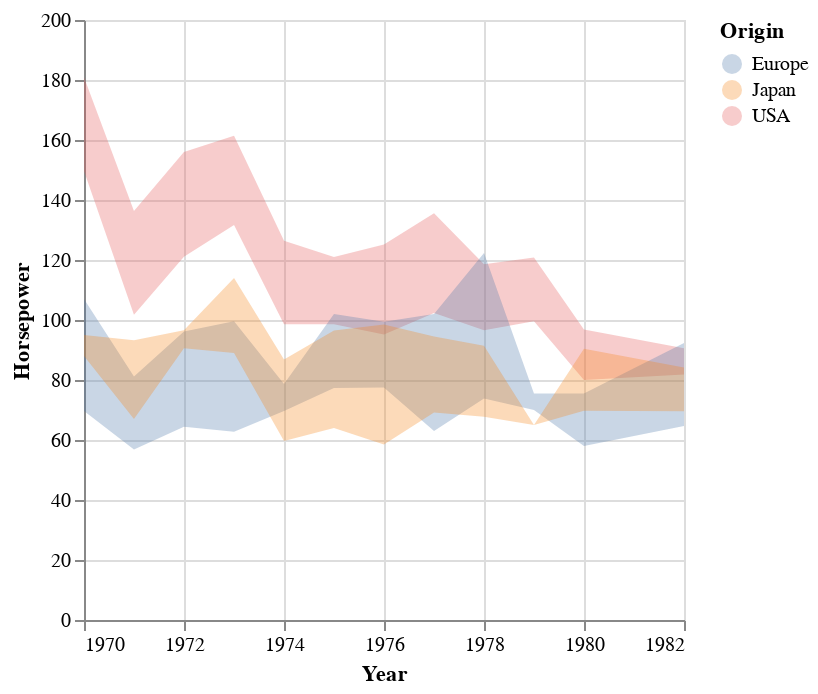

The notebook cell this image was saved under:
### Code cell
points.mark_errorband(extent='ci')

### Figure 1 — Vega specification as saved in the notebook (floating-point values rounded to 4 significant figures; data arrays with more than 128 entries replaced by an {"elided": "..."} marker saying what was removed)
{"$schema": "https://vega.github.io/schema/vega/v5.json", "data": [{"name": "_server_source_0", "values": {"elided": "406 records"}, "transform": [{"type": "formula", "expr": "toDate(datum['Year'])", "as": "Year"}]}, {"name": "source_0", "source": "_server_source_0", "transform": [{"type": "aggregate", "groupby": ["Origin", "Year"], "fields": ["Horsepower", "Horsepower", "Horsepower"], "ops": ["ci0", "ci1", "mean"], "as": ["lower_Horsepower", "upper_Horsepower", "center_Horsepower"]}]}, {"name": "source_0_color_domain_Origin", "source": "source_0", "transform": [{"type": "aggregate", "groupby": ["Origin"], "fields": [], "ops": [], "as": []}, {"type": "formula", "expr": "datum['Origin']", "as": "sort_field"}, {"type": "project", "fields": ["Origin"]}]}], "marks": [{"type": "group", "name": "layer_0_pathgroup", "from": {"facet": {"data": "source_0", "name": "faceted_path_layer_0_main", "groupby": ["Origin"]}}, "encode": {"update": {"width": {"field": {"signal": null, "datum": null, "group": "width", "parent": null}}, "height": {"field": {"signal": null, "datum": null, "group": "height", "parent": null}}}}, "marks": [{"type": "area", "name": "layer_0_marks", "from": {"data": "faceted_path_layer_0_main"}, "sort": {"field": "x"}, "encode": {"update": {"fill": {"field": "Origin", "scale": "color"}, "y": {"field": "lower_Horsepower", "scale": "y"}, "tooltip": {"signal": "{\"Ci1 of Horsepower\": format(datum[\"upper_Horsepower\"], \"\"), \"Ci0 of Horsepower\": format(datum[\"lower_Horsepower\"], \"\"), \"Mean of Horsepower\": format(datum[\"center_Horsepower\"], \"\"), \"Origin\": isValid(datum[\"Origin\"]) ? datum[\"Origin\"] : \"\"+datum[\"Origin\"], \"Year\": timeFormat(datum[\"Year\"], '%b %d, %Y')}"}, "x": {"field": "Year", "scale": "x"}, "y2": {"field": "upper_Horsepower", "scale": "y"}, "opacity": {"value": 0.3}, "defined": {"signal": "isValid(datum[\"Year\"]) && isFinite(+datum[\"Year\"]) && isValid(datum[\"lower_Horsepower\"]) && isFinite(+datum[\"lower_Horsepower\"])"}, "orient": {"value": "vertical"}}}, "style": ["area", "errorband-band"]}]}], "scales": [{"name": "x", "type": "time", "domain": {"data": "source_0", "field": "Year"}, "range": [0, {"signal": "width"}]}, {"name": "y", "type": "linear", "domain": {"data": "source_0", "fields": ["lower_Horsepower", "upper_Horsepower"]}, "range": [{"signal": "height"}, 0], "nice": true, "zero": true}, {"name": "color", "type": "ordinal", "domain": {"data": "source_0_color_domain_Origin", "field": "Origin", "sort": true}, "range": "category"}], "axes": [{"scale": "x", "zindex": 0, "domain": false, "ticks": false, "orient": "bottom", "grid": true, "maxExtent": 0, "gridScale": "y", "labels": false, "tickCount": {"signal": "ceil(width/40)"}, "aria": false, "minExtent": 0}, {"scale": "y", "domain": false, "labels": false, "gridScale": "x", "ticks": false, "maxExtent": 0, "zindex": 0, "tickCount": {"signal": "ceil(height/40)"}, "aria": false, "orient": "left", "grid": true, "minExtent": 0}, {"scale": "x", "grid": false, "title": "Year", "labelFlush": true, "tickCount": {"signal": "ceil(width/40)"}, "zindex": 0, "labelOverlap": true, "orient": "bottom"}, {"scale": "y", "zindex": 0, "title": "Horsepower", "labelOverlap": true, "grid": false, "orient": "left", "tickCount": {"signal": "ceil(height/40)"}}], "padding": 5, "width": 300, "height": 300, "legends": [{"fill": "color", "symbolType": "circle", "title": "Origin", "encode": {"symbols": {"update": {"opacity": {"value": 0.3}}}}}], "background": "white", "style": "cell"}
